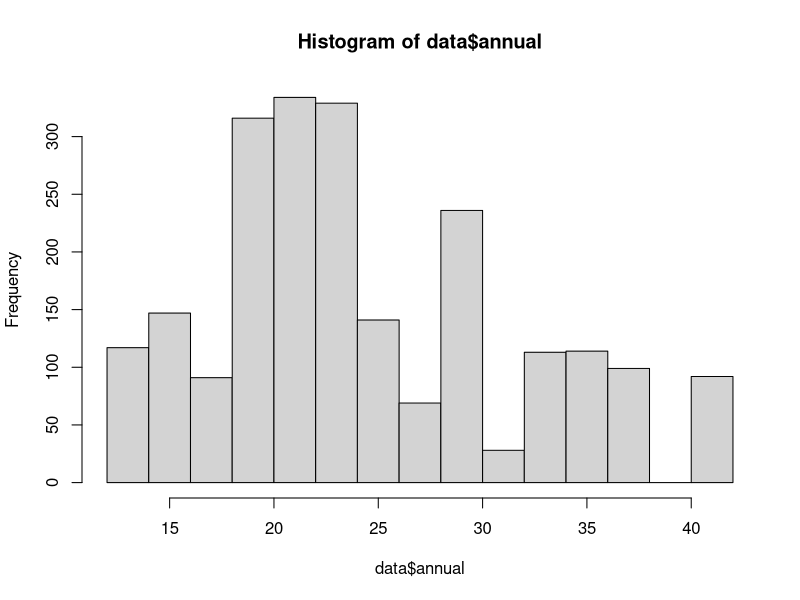

Generate this figure with R:
#data cleaning

library(ggplot2)
library(tidyverse)
library(here)

data<- read.csv('./clean/morpho_rain.csv', header = T)
data1 <- data

hist(data$annual)

#determine top 75%, bottom 25% and median annual rainfall in inches
data %>% summarise(q25 = quantile(annual, .25),
                   median = median(annual),
                   q75 = quantile(annual, .75))

#create a column with categorical rain values, 1 bottom 25%, 2 median, 3 top 75% rainfall
data1$rain.cat <- ifelse(data1$annual <= 19.4, 1, ifelse(data1$annual >19.4 & data1$annual < 29.1, '2',
                                                      ifelse(data1$annual>= 29.1, '3', NA)))

#concatenate birthsite and categorical rain into one column with 9 levels
data1$rain.site<- as.factor(paste(data1$birthsite, data1$rain.cat, sep = "_"))


